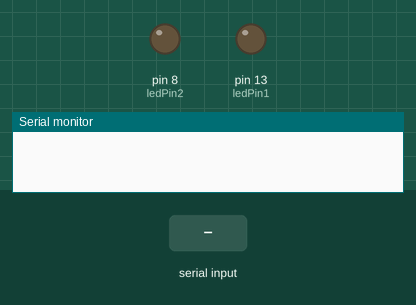
Recording of a sketch running on a simulated Arduino Uno, built with avr-gcc and run on an emulated ATmega328P. Parts: output pins drawn as LEDs (lit = HIGH), the last lines printed to the serial monitor. The test bench sets the inputs (shaded band).

Above: at 1.2 s.
1.3 s: "1" received over Serial
At 1.8 s:
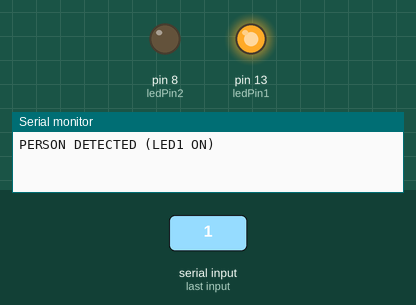
2.8 s: "0" received over Serial
At 4.2 s:
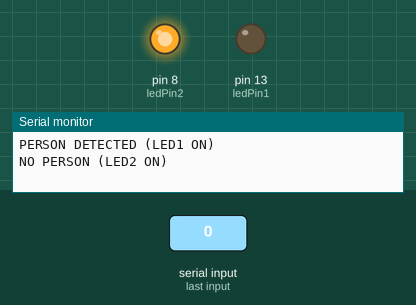
Timing chart, 0 to 9.3 s (numbered marks = the images above; inputs shaded):
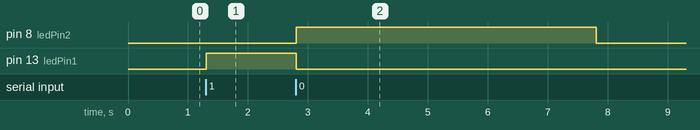

Measured:
- after the input at 1.3 s, pin 13 (ledPin1): LOW → HIGH at once
- after the input at 2.8 s, pin 8 (ledPin2): LOW → HIGH at once, → LOW 5.0 s later; pin 13 (ledPin1): HIGH → LOW after 0.00 s instead of 3.5 s

The sketch:

arduino.ino
```cpp
const int ledPin1 = 13; // personas detectadas
const int ledPin2 = 8; // no hay personas

unsigned long ledOnTime = 0;
bool ledState = false;

void setup() {
  pinMode(ledPin1, OUTPUT);
  pinMode(ledPin2, OUTPUT);

  digitalWrite(ledPin1, LOW);
  digitalWrite(ledPin2, LOW);

  Serial.begin(9600);
}

void loop() {

  if (Serial.available()) {
    char c = Serial.read();

    if (c == '1') {
      // persona detectada
      digitalWrite(ledPin1, HIGH);
      digitalWrite(ledPin2, LOW);

      ledState = true;
      ledOnTime = millis();

      Serial.println("PERSON DETECTED (LED1 ON)");
    }

    if (c == '0') {
      // no persona
      digitalWrite(ledPin1, LOW);
      digitalWrite(ledPin2, HIGH);

      ledState = true;
      ledOnTime = millis();

      Serial.println("NO PERSON (LED2 ON)");
    }
  }

  // apagar después de 5 segundos (ambos)
  if (ledState && (millis() - ledOnTime >= 5000)) {
    digitalWrite(ledPin1, LOW);
    digitalWrite(ledPin2, LOW);

    ledState = false;

    Serial.println("ALL LED OFF");
  }
}
```
